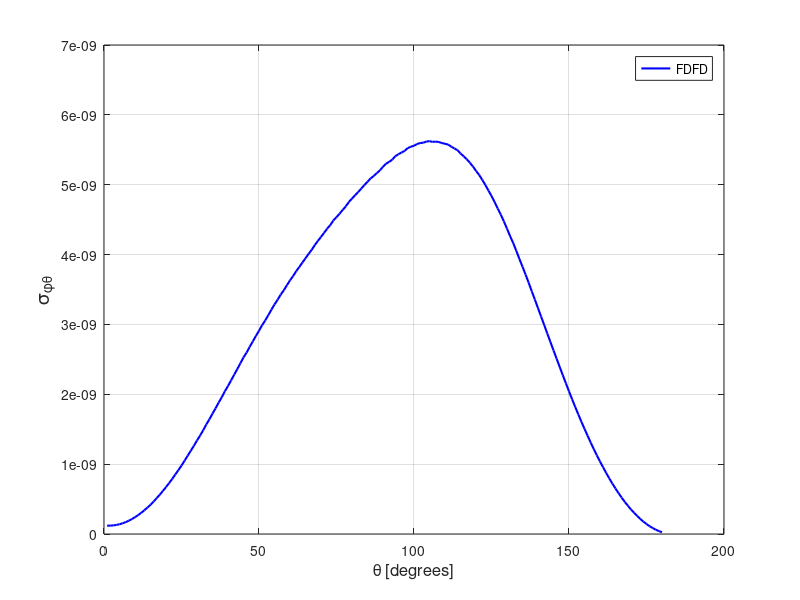

Here is the MATLAB script that generated this plot:
spt = [ 
    1  0.11969964E-09
    2  0.11948777E-09
    3  0.12333336E-09
    4  0.12970913E-09
    5  0.13945739E-09
    6  0.15365913E-09
    7  0.16962436E-09
    8  0.19033877E-09
    9  0.21394075E-09
   10  0.24037983E-09
   11  0.26973812E-09
   12  0.30302363E-09
   13  0.33900832E-09
   14  0.37775028E-09
   15  0.41922280E-09
   16  0.46505313E-09
   17  0.51254700E-09
   18  0.56373201E-09
   19  0.61630828E-09
   20  0.67157752E-09
   21  0.72834089E-09
   22  0.78788359E-09
   23  0.85250212E-09
   24  0.91471131E-09
   25  0.97983510E-09
   26  0.10491396E-08
   27  0.11208310E-08
   28  0.11920500E-08
   29  0.12629439E-08
   30  0.13385913E-08
   31  0.14094672E-08
   32  0.14856097E-08
   33  0.15687202E-08
   34  0.16419213E-08
   35  0.17227213E-08
   36  0.17998552E-08
   37  0.18826962E-08
   38  0.19579927E-08
   39  0.20434878E-08
   40  0.21191373E-08
   41  0.21988709E-08
   42  0.22807347E-08
   43  0.23611468E-08
   44  0.24439546E-08
   45  0.25282647E-08
   46  0.25961873E-08
   47  0.26800053E-08
   48  0.27561078E-08
   49  0.28358866E-08
   50  0.29092595E-08
   51  0.29888294E-08
   52  0.30564251E-08
   53  0.31324721E-08
   54  0.32111760E-08
   55  0.32860048E-08
   56  0.33535983E-08
   57  0.34262839E-08
   58  0.34892824E-08
   59  0.35603298E-08
   60  0.36305803E-08
   61  0.36926575E-08
   62  0.37618366E-08
   63  0.38219703E-08
   64  0.38855275E-08
   65  0.39470840E-08
   66  0.40100661E-08
   67  0.40680770E-08
   68  0.41357784E-08
   69  0.41963881E-08
   70  0.42533794E-08
   71  0.43115329E-08
   72  0.43716244E-08
   73  0.44220205E-08
   74  0.44888480E-08
   75  0.45342015E-08
   76  0.45867639E-08
   77  0.46379718E-08
   78  0.46909960E-08
   79  0.47526925E-08
   80  0.48009121E-08
   81  0.48501803E-08
   82  0.48962856E-08
   83  0.49442659E-08
   84  0.49947548E-08
   85  0.50433857E-08
   86  0.50903459E-08
   87  0.51246878E-08
   88  0.51653939E-08
   89  0.52065197E-08
   90  0.52561679E-08
   91  0.53010485E-08
   92  0.53282130E-08
   93  0.53584315E-08
   94  0.54089346E-08
   95  0.54371863E-08
   96  0.54614873E-08
   97  0.54845506E-08
   98  0.55243863E-08
   99  0.55445315E-08
  100  0.55576459E-08
  101  0.55826188E-08
  102  0.55969176E-08
  103  0.56010006E-08
  104  0.56178662E-08
  105  0.56238370E-08
  106  0.56130278E-08
  107  0.56171268E-08
  108  0.56110081E-08
  109  0.55962301E-08
  110  0.55862164E-08
  111  0.55752940E-08
  112  0.55455858E-08
  113  0.55197722E-08
  114  0.54951759E-08
  115  0.54471876E-08
  116  0.54067271E-08
  117  0.53650284E-08
  118  0.53158180E-08
  119  0.52621418E-08
  120  0.51986242E-08
  121  0.51411417E-08
  122  0.50711990E-08
  123  0.49976028E-08
  124  0.49177236E-08
  125  0.48391340E-08
  126  0.47518220E-08
  127  0.46593582E-08
  128  0.45714286E-08
  129  0.44741499E-08
  130  0.43711919E-08
  131  0.42638768E-08
  132  0.41652175E-08
  133  0.40530392E-08
  134  0.39376937E-08
  135  0.38270898E-08
  136  0.37128385E-08
  137  0.35963927E-08
  138  0.34728733E-08
  139  0.33551055E-08
  140  0.32327612E-08
  141  0.31124747E-08
  142  0.29919858E-08
  143  0.28694578E-08
  144  0.27493134E-08
  145  0.26287141E-08
  146  0.25100539E-08
  147  0.23911177E-08
  148  0.22731999E-08
  149  0.21571782E-08
  150  0.20421549E-08
  151  0.19293958E-08
  152  0.18189793E-08
  153  0.17122850E-08
  154  0.16072365E-08
  155  0.15058115E-08
  156  0.14067790E-08
  157  0.13089196E-08
  158  0.12148178E-08
  159  0.11249555E-08
  160  0.10376465E-08
  161  0.95504760E-09
  162  0.87340324E-09
  163  0.79538037E-09
  164  0.72110684E-09
  165  0.65076211E-09
  166  0.58369137E-09
  167  0.52031363E-09
  168  0.45946252E-09
  169  0.40494055E-09
  170  0.35101444E-09
  171  0.30320152E-09
  172  0.25720120E-09
  173  0.21513133E-09
  174  0.17748025E-09
  175  0.14249314E-09
  176  0.11163492E-09
  177  0.84755133E-10
  178  0.61308958E-10
  179  0.41592702E-10
  180  0.25748979E-10
  181  0.13744753E-10
  182  0.53274052E-11
  183  0.86183523E-12
  184  0.30470857E-12
  185  0.36964858E-11
  186  0.11104936E-10
  187  0.22414274E-10
  188  0.38062511E-10
  189  0.57612463E-10
  190  0.81490988E-10
  191  0.10945078E-09
  192  0.14180612E-09
  193  0.17891862E-09
  194  0.21979303E-09
  195  0.26525168E-09
  196  0.31520575E-09
  197  0.36979048E-09
  198  0.42852918E-09
  199  0.49229748E-09
  200  0.55915222E-09
  201  0.63308020E-09
  202  0.70926165E-09
  203  0.79045759E-09
  204  0.87714641E-09
  205  0.96611097E-09
  206  0.10590958E-08
  207  0.11583775E-08
  208  0.12619348E-08
  209  0.13677065E-08
  210  0.14793784E-08
  211  0.15927087E-08
  212  0.17090228E-08
  213  0.18281033E-08
  214  0.19520070E-08
  215  0.20773128E-08
  216  0.22032229E-08
  217  0.23343441E-08
  218  0.24655555E-08
  219  0.26017217E-08
  220  0.27404234E-08
  221  0.28761740E-08
  222  0.30063878E-08
  223  0.31417970E-08
  224  0.32798511E-08
  225  0.34113110E-08
  226  0.35478829E-08
  227  0.36829819E-08
  228  0.38121999E-08
  229  0.39421399E-08
  230  0.40643315E-08
  231  0.41954360E-08
  232  0.43182009E-08
  233  0.44339115E-08
  234  0.45457207E-08
  235  0.46586046E-08
  236  0.47667066E-08
  237  0.48700364E-08
  238  0.49565836E-08
  239  0.50636113E-08
  240  0.51452012E-08
  241  0.52285278E-08
  242  0.53106799E-08
  243  0.53892513E-08
  244  0.54464104E-08
  245  0.55107541E-08
  246  0.55666782E-08
  247  0.56206884E-08
  248  0.56658318E-08
  249  0.57174874E-08
  250  0.57460792E-08
  251  0.57744147E-08
  252  0.57993010E-08
  253  0.58195369E-08
  254  0.58404130E-08
  255  0.58527738E-08
  256  0.58577565E-08
  257  0.58493841E-08
  258  0.58583987E-08
  259  0.58584240E-08
  260  0.58498273E-08
  261  0.58335146E-08
  262  0.58146883E-08
  263  0.57843992E-08
  264  0.57713003E-08
  265  0.57519944E-08
  266  0.57201581E-08
  267  0.56859095E-08
  268  0.56495626E-08
  269  0.56149032E-08
  270  0.55708886E-08
  271  0.55392158E-08
  272  0.54952531E-08
  273  0.54491185E-08
  274  0.53907407E-08
  275  0.53468674E-08
  276  0.52997504E-08
  277  0.52474434E-08
  278  0.52086220E-08
  279  0.51551914E-08
  280  0.50962936E-08
  281  0.50476441E-08
  282  0.49948743E-08
  283  0.49397726E-08
  284  0.48777182E-08
  285  0.48230575E-08
  286  0.47616378E-08
  287  0.46998787E-08
  288  0.46448947E-08
  289  0.45820663E-08
  290  0.45257451E-08
  291  0.44660933E-08
  292  0.43932102E-08
  293  0.43305675E-08
  294  0.42745083E-08
  295  0.41964316E-08
  296  0.41426245E-08
  297  0.40727044E-08
  298  0.40005474E-08
  299  0.39394759E-08
  300  0.38751948E-08
  301  0.38012100E-08
  302  0.37327204E-08
  303  0.36648931E-08
  304  0.35866390E-08
  305  0.35232337E-08
  306  0.34419658E-08
  307  0.33719052E-08
  308  0.33004808E-08
  309  0.32266325E-08
  310  0.31471681E-08
  311  0.30637421E-08
  312  0.29960747E-08
  313  0.29166543E-08
  314  0.28380613E-08
  315  0.27535498E-08
  316  0.26769678E-08
  317  0.25996276E-08
  318  0.25193181E-08
  319  0.24409752E-08
  320  0.23563993E-08
  321  0.22739526E-08
  322  0.21964648E-08
  323  0.21162403E-08
  324  0.20361755E-08
  325  0.19530910E-08
  326  0.18741915E-08
  327  0.17923120E-08
  328  0.17144854E-08
  329  0.16365221E-08
  330  0.15599704E-08
  331  0.14806215E-08
  332  0.14052705E-08
  333  0.13322810E-08
  334  0.12582636E-08
  335  0.11829852E-08
  336  0.11135736E-08
  337  0.10458991E-08
  338  0.97672015E-09
  339  0.91106739E-09
  340  0.84756913E-09
  341  0.78692775E-09
  342  0.72535844E-09
  343  0.66993810E-09
  344  0.61491590E-09
  345  0.56288585E-09
  346  0.51283600E-09
  347  0.46522086E-09
  348  0.42069956E-09
  349  0.37818235E-09
  350  0.33959738E-09
  351  0.30423519E-09
  352  0.27112820E-09
  353  0.24065977E-09
  354  0.21429594E-09
  355  0.19101529E-09
  356  0.17112310E-09
  357  0.15397522E-09
  358  0.14075781E-09
  359  0.13006744E-09
  360  0.12359568E-09
 ]; 
plot(spt(1:180,1),spt(1:180,2),'b-','linewidth',1.5 ); 
grid on 
legend('FDFD');
xlabel('\theta [degrees]','FontSize',12);
ylabel('\sigma_{\phi\theta}','FontSize',14);
